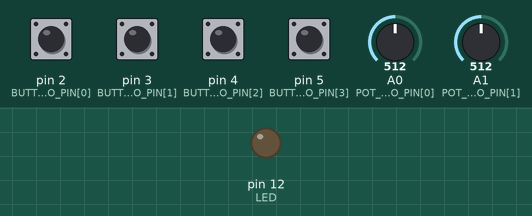
Simulated run of this sketch. Board: SparkFun Pro Micro, built with avr-gcc and run on an emulated ATmega32U4. Shown: output pins drawn as LEDs (lit = HIGH). The test bench sets the inputs (shaded band); at power-on: pin 2 (BUTTON_ARDUINO_PIN[0]), pin 3 (BUTTON_ARDUINO_PIN[1]), pin 4 (BUTTON_ARDUINO_PIN[2]), pin 5 (BUTTON_ARDUINO_PIN[3]) HIGH, A0 (POT_ARDUINO_PIN[0]) = 512, A1 (POT_ARDUINO_PIN[1]) = 512.

Above: at 1.2 s.
1.3 s: A0 (POT_ARDUINO_PIN[0]) set to 532
At 1.49 s:
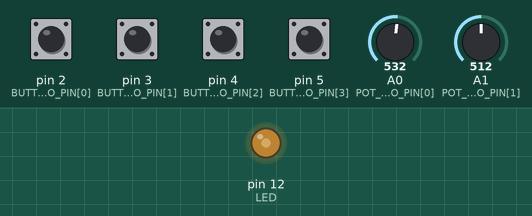
3.1 s: A1 (POT_ARDUINO_PIN[1]) set to 536
At 4.0 s:
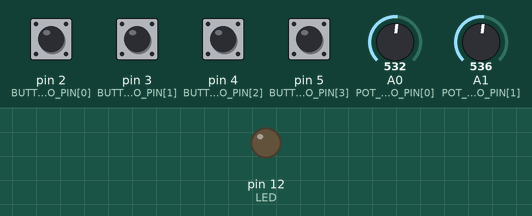
4.9 s: A1 (POT_ARDUINO_PIN[1]) set to 511
At 5.08 s:
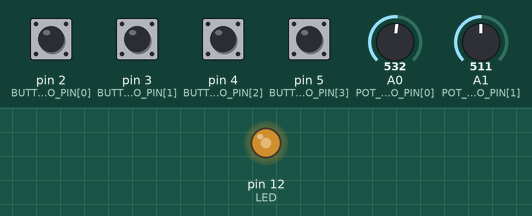
Timing chart, 0 to 7.9 s (numbered marks = the images above; inputs shaded):
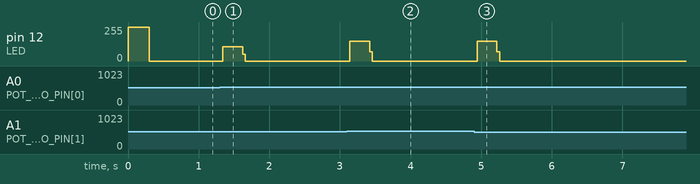

The sketch:

controlador-ver270426.ino
```cpp
// (licence header left out)
/*
    Controlador MIDI SUSTENTÁVEL
    Desenvolvedor: Vagné L.
    Email:dev@muziekmutantti.com.br
    GitHub: https://github.com/muziekmutantti
    GitBook: https://github.com/muziekmutantti/controlador-midi-sustentavel
    Data:27.04.26
*/

/*
 Defina o modelo da placa:
 "ATMEGA328" se estiver usando o ATmega328 - Uno, Mega, Nano ...
 "ATMEGA32U4" - Micro, Pro Micro, Leonardo ...
 "DEBUG" se você quer apenas debugar o código no monitor serial.
*/

#define ATMEGA32U4 1  // * coloque aqui o uC que você está usando, como nas linhas acima seguidas de "1", como "ATMEGA32U4 1" "ATMEGA328 1", "DEBUG 1", etc.
/////////////////////////////////////////////
// BIBLIOTECAS
// -- Define a biblioteca MIDI -- //

// se estiver usando com ATmega328 - Uno, Mega, Nano ...
#ifdef ATMEGA328
#include <MIDI.h>  // Use a "by Francois Best, lathoub"
// MIDI_CREATE_DEFAULT_INSTANCE();  // Caso haja alguma falha ao compilar, comentar essa linha

// se estiver usando com ATmega32U4 - Micro, Pro Micro, Leonardo ...
#elif ATMEGA32U4
#include "MIDIUSB.h"

#endif

// Threads
#include <Thread.h>            // Threads library >> https://github.com/ivanseidel/ArduinoThread
#include <ThreadController.h>  // Same as above
// --Criação de Variaveis e Constantes-- //

//LED
int LED = 12;

// BOTÕES
const int N_BUTTONS = 4;                                   //*  número total de botões
const int BUTTON_ARDUINO_PIN[N_BUTTONS] = { 2,3,4,5 };  //* pinos de cada botão conectado diretamente ao Arduino

//#define pin13 1 // descomente se você estiver usando o pino 13 (o pino com led), ou comente a linha se não
//byte pin13index = 12;  //* coloque o índice do pin 13 do array buttonPin[] se você estiver usando, se não, comente

int buttonCState[N_BUTTONS] = {};  // armazena o valor atual do botão
int buttonPState[N_BUTTONS] = {};  // armazena o valor anterior do botão

// debounce
unsigned long lastDebounceTime[N_BUTTONS] = {};  // a última vez que o pino de saída foi alternado
unsigned long debounceDelay = 30;                 //* o tempo de debounce; aumentar se a saída estiver mandando muitas notas de uma vez so

// POTENCIÔMETROS
const int N_POTS = 2;                            //* número total de pots (slide e rotativo)
const int POT_ARDUINO_PIN[N_POTS] = { A0, A1 };  //* pinos de cada pot conectado diretamente ao Arduino

int potCState[N_POTS] = { 0 };  // estado atual da porta analogica
int potPState[N_POTS] = { 0 };  // estado previo da porta analogica
int potVar = 0;                 // variacao entre o valor do estado previo e o atual da porta analogica

int midiCState[N_POTS] = { 0 };  // Estado atual do valor midi
int midiPState[N_POTS] = { 0 };  // Estado anterior do valor midi

const int TIMEOUT = 300;              //* quantidade de tempo em que o potenciometro sera lido apos ultrapassar o varThreshold
const int varThreshold = 10;          //* threshold para a variacao no sinal do potenciometro
boolean potMoving = true;             // se o potenciometro esta se movendo
unsigned long PTime[N_POTS] = { 0 };  // tempo armazenado anteriormente
unsigned long timer[N_POTS] = { 0 };  // armazena o tempo que passou desde que o timer foi zerado

// Configuração MIDI
byte midiCh = 0;  //* Canal MIDI a ser usado
byte note = 36;   //* nota mais baixa a ser usada
byte cc = 1;      //* O mais baixo MIDI CC a ser usado
const int midiInBtn = 0;
const int midiDeBtn = 1;

// SETUP
void setup() {
  /* Baud Rate
     use se estiver usando com ATmega328 (uno, mega, nano...)
     31250 para MIDI class compliant | 115200 para Hairless MIDI */
  Serial.begin(115200);
  pinMode(LED, OUTPUT);
  digitalWrite(LED, HIGH);                 // turn the LED on (HIGH is the voltage level)

#ifdef DEBUG
  Serial.println("Modo Debug");
  Serial.println();
#endif

#ifdef pin13  // inicializa o pino 13 como uma entrada
  pinMode(BUTTON_ARDUINO_PIN[pin13index], INPUT);
#endif
}

/////////////////////////////////////////////
// LOOP
void loop() {
  // changeOctave();  // Atualiza a oitava quando os botões são pressionados
  botoes();
  potenciometros();
}

/////////////////////////////////////////////
// BOTÕES
void botoes() {
  // Inicializa botões com pull up resistor
  for (int i = 0; i < N_BUTTONS; i++) {
    pinMode(BUTTON_ARDUINO_PIN[i], INPUT_PULLUP);
  }
  for (int i = 0; i < N_BUTTONS; i++) {
    buttonCState[i] = digitalRead(BUTTON_ARDUINO_PIN[i]);  // lê os pinos do arduino

#ifdef pin13
    if (i == pin13index) {
      buttonCState[i] = !buttonCState[i];  // inverte o pino 13 porque tem um resistor pull down em vez de um pull up
    }
#endif

    if ((millis() - lastDebounceTime[i]) > debounceDelay) {
      if (buttonPState[i] != buttonCState[i]) {
        lastDebounceTime[i] = millis();
        if (buttonCState[i] == LOW) {
// Envia a nota MIDI ON de acordo com a placa escolhida
#ifdef ATMEGA328
          // ATmega328 (uno, mega, nano...)
          MIDI.sendNoteOn(note + i, 127, midiCh);  // note, velocity, channel
          digitalWrite(LED, HIGH);                 // turn the LED on (HIGH is the voltage level)
#elif ATMEGA32U4
          // ATmega32U4 (micro, pro micro, leonardo...)
          noteOn(midiCh, note + i, 127);  // channel, note, velocity
          MidiUSB.flush();
          digitalWrite(LED, HIGH);  // turn the LED on (HIGH is the voltage level)
#elif DEBUG
          Serial.print(i);
          Serial.print(": Botão Ligado | ch:");
          Serial.println(midiCh);
          digitalWrite(LED, HIGH);  // turn the LED on (HIGH is the voltage level)
#endif

        } else {
// Envia a nota MIDI OFF de acordo com a placa escolhida e pisca o led
#ifdef ATMEGA328
          // ATmega328 (uno, mega, nano...)
          MIDI.sendNoteOn(note + i, 0, midiCh);  // note, velocity, channel
          digitalWrite(LED, LOW);                // turn the LED on (LOW is the voltage level)
#elif ATMEGA32U4
          // ATmega32U4 (micro, pro micro, leonardo...)
          noteOn(midiCh, note + i, 0);  // channel, note, velocity
          MidiUSB.flush();
          digitalWrite(LED, LOW);  // turn the LED on (LOW is the voltage level)
#elif DEBUG
          Serial.print(i);
          Serial.println(": Botão Desligado");
          digitalWrite(LED, LOW);  // turn the LED on (HIGH is the voltage level)

#endif
        }
        buttonPState[i] = buttonCState[i];
      }
    }
  }
  //}
}


/////////////////////////////////////////////
// POTENCIÔMETROS
void potenciometros() {

  for (int i = 0; i < N_POTS; i++) {  // Faz o loop de todos os potenciômetros

    potCState[i] = analogRead(POT_ARDUINO_PIN[i]);

    midiCState[i] = map(potCState[i], 0, 1023, 0, 127);  // Mapeia a leitura do potCState para um valor utilizável em midi

    potVar = abs(potCState[i] - potPState[i]);  // Calcula o valor absoluto entre a diferença entre o estado atual e o anterior do pot

    if (potVar > varThreshold) {  // Abre o portão se a variação do potenciômetro for maior que o limite (varThreshold)
      PTime[i] = millis();        // Armazena o tempo anterior
    }

    timer[i] = millis() - PTime[i];  // Reseta o timer 11000 - 11000 = 0ms

    if (timer[i] < TIMEOUT) {  // Se o timer for menor que o tempo máximo permitido, significa que o potenciômetro ainda está se movendo
      potMoving = true;
                digitalWrite(LED, HIGH);                 // turn the LED on (HIGH is the voltage level)

    } else {
      potMoving = false;
            digitalWrite(LED, LOW);                 // turn the LED on (HIGH is the voltage level)

    }

    if (potMoving == true) {  // Se o potenciômetro ainda estiver em movimento, envie control change
      if (midiPState[i] != midiCState[i]) {
// Envia o MIDI CC de acordo com a placa escolhida
#ifdef ATMEGA328
        // ATmega328 (uno, mega, nano...)
        MIDI.sendControlChange(cc + i, midiCState[i], midiCh);  // cc number, cc value, midi channel
#elif ATMEGA32U4
        // ATmega32U4 (micro, pro micro, leonardo...)
        controlChange(midiCh, cc + i, midiCState[i]);  //  (channel, CC number,  CC value)
        MidiUSB.flush();
        // digitalWrite(LED, HIGH);                 // turn the LED on (HIGH is the voltage level)

#elif DEBUG
        Serial.print("Potenciometro: ");
        Serial.print(i);
        Serial.print(" ");
        Serial.println(midiCState[i]);
//Serial.print("  ");
#endif
        potPState[i] = potCState[i];  // Armazena a leitura atual do potenciômetro para comparar com a próxima
        midiPState[i] = midiCState[i];
      }
    }
  }
}

// se estiver usando com ATmega32U4 (micro, pro micro, leonardo ...)
#ifdef ATMEGA32U4
// Arduino (pro)micro midi functions MIDIUSB Library
void noteOn(byte channel, byte pitch, byte velocity) {
  midiEventPacket_t noteOn = { 0x09, 0x90 | channel, pitch, velocity };
  MidiUSB.sendMIDI(noteOn);
}
void noteOff(byte channel, byte pitch, byte velocity) {
  midiEventPacket_t noteOff = { 0x08, 0x80 | channel, pitch, velocity };
  MidiUSB.sendMIDI(noteOff);
}
void controlChange(byte channel, byte control, byte value) {
  midiEventPacket_t event = { 0x0B, 0xB0 | channel, control, value };
  MidiUSB.sendMIDI(event);
}
#endif
//POTENCIOMETROS END
```

Measured:
- the behaviour switches between 522 and 523 on A0 (POT_ARDUINO_PIN[0]) (found by bisection; images 0 and 1)
- the behaviour switches between 522 and 523 on A1 (POT_ARDUINO_PIN[1]) (found by bisection; images 1 and 2)
- after the input at 1.3 s, pin 12 (LED): 0/255 → 108/255 at once, → 0/255 0.28 s later
- after the input at 3.1 s, pin 12 (LED): 0/255 → 148/255 at once, → 0/255 0.28 s later
- after the input at 4.9 s, pin 12 (LED): 0/255 → 148/255 at once, → 0/255 0.28 s later
